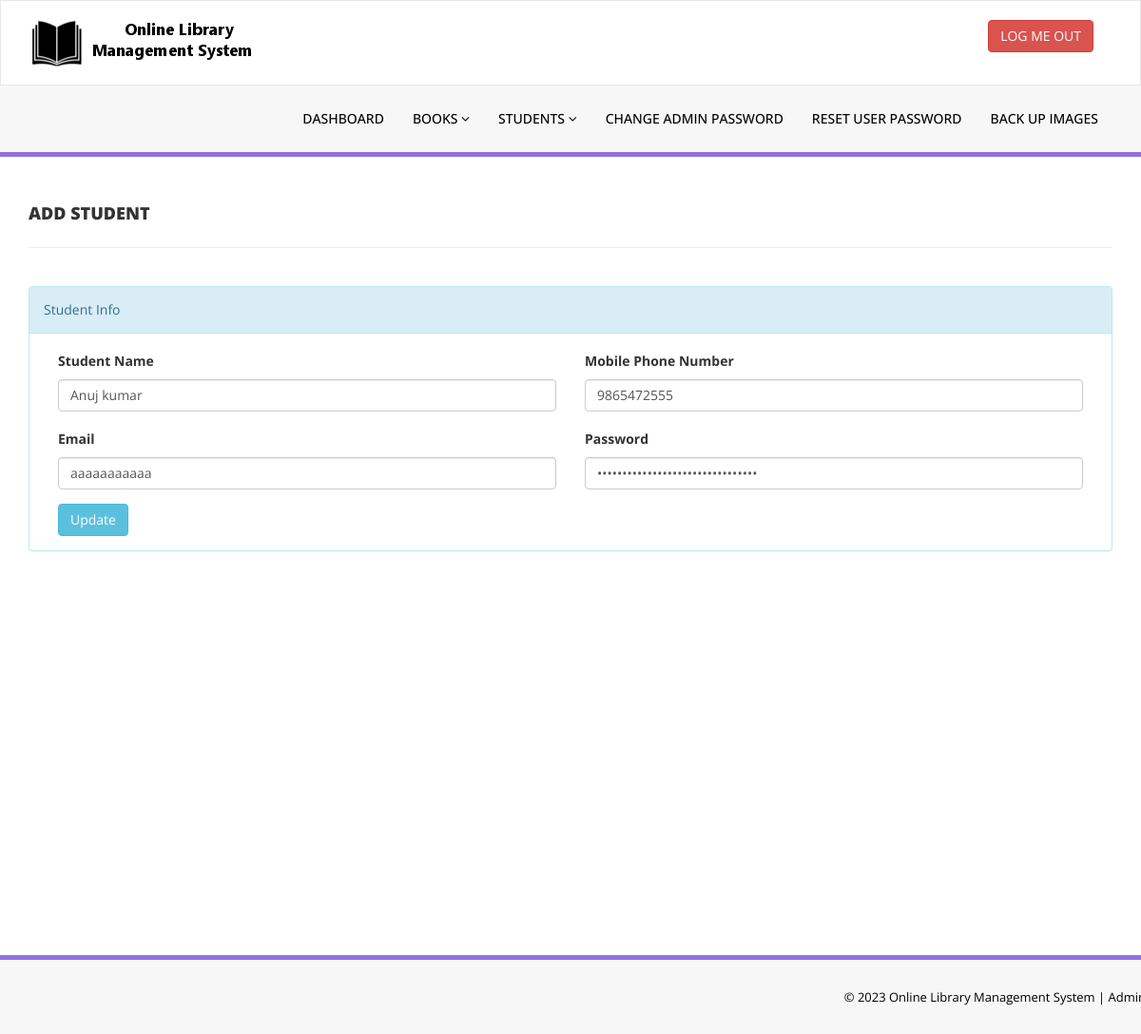
/admin/edit_std.php?stdid=1, run on the app's committed database.
### tables this page shows
CREATE TABLE `tblstudents` (
  `id` int(11) NOT NULL,
  `StudentId` varchar(100) DEFAULT NULL,
  `FullName` varchar(120) DEFAULT NULL,
  `EmailId` varchar(120) DEFAULT NULL,
  `MobileNumber` varchar(15) NOT NULL,
  `Password` varchar(120) DEFAULT NULL,
  `Status` int(1) DEFAULT NULL,
  `RegDate` timestamp NULL DEFAULT current_timestamp(),
  `UpdationDate` timestamp NULL DEFAULT NULL ON UPDATE current_timestamp(),
  `avatar_filepath` varchar(255) DEFAULT NULL
);

### src/admin/edit_std.php (the view, shortened to what this page needs)
<?php
include('includes/config.php');
?>
<!DOCTYPE html>
<html xmlns="http://www.w3.org/1999/xhtml">
<head>
    <link href="assets/css/bootstrap.css" rel="stylesheet" />
    <link href="assets/css/font-awesome.css" rel="stylesheet" />
    <link href="assets/css/style.css" rel="stylesheet" />
</head>
<body>
<?php include('includes/header.php');?>
    <div class="content-wrapper">
         <div class="container">
        <div class="row pad-botm">
            <div class="col-md-12">
                <h4 class="header-line">Add Student</h4>
                            </div>
</div>
<div class="row">
<div class="col-md12 col-sm-12 col-xs-12">
<div class="panel panel-info">
<div class="panel-heading">
Student Info
</div>
<div class="panel-body">
<form role="form" method="post">
<?php
$id=intval($_GET['stdid']);
$sql = "SELECT FullName, EmailId, MobileNumber, Password FROM tblstudents WHERE id=:id";
$query = $dbh -> prepare($sql);
$query->bindParam(':id',$id,PDO::PARAM_INT);
$query->execute();
$results=$query->fetchAll(PDO::FETCH_OBJ);
if($query->rowCount() > 0)
{
foreach($results as $result)
{               ?>
<div class="col-md-6">
<div class="form-group">
<label>Student Name</label>
<input class="form-control" type="text" name="name" value="<?php echo htmlentities($result->FullName);?>"  />
</div></div>
<div class="col-md-6">
<div class="form-group">
<label>Mobile Phone Number</label>
<input class="form-control" type="text" name="phone" value="<?php echo htmlentities($result->MobileNumber);?>" />
</div></div>
<div class="col-md-6">
<div class="form-group">
<label>Email</label>
<input class="form-control" type="text" name="mail" value="<?php echo htmlentities($result->EmailId);?>"  />
</div></div>
<div class="col-md-6">
<div class="form-group">
<label>Password</label>
<input class="form-control" type="password" name="pass" value="<?php echo htmlentities($result->Password);?>"  />
</div></div>
 <?php }} ?><div class="col-md-12">
<button type="submit" name="update" class="btn btn-info">Update </button></div>
                                    </form>
                            </div>
                        </div>
                            </div>
        </div>
    </div>
    </div>
  <?php include('includes/footer.php');?>
</body>
</html>

### src/admin/assets/css/style.css (style rules this page uses)
.content-wrapper { margin-top: 40px; min-height:800px; padding-bottom:90px; }
.header-line { font-weight:900; padding-bottom:25px; border-bottom:1px solid #eeeeee; text-transform:uppercase; }
.pad-botm { padding-bottom:30px; }

### data on the page
tblstudents: name "Anuj kumar", phone "9865472555", mail "aaaaaaaaaaa"
